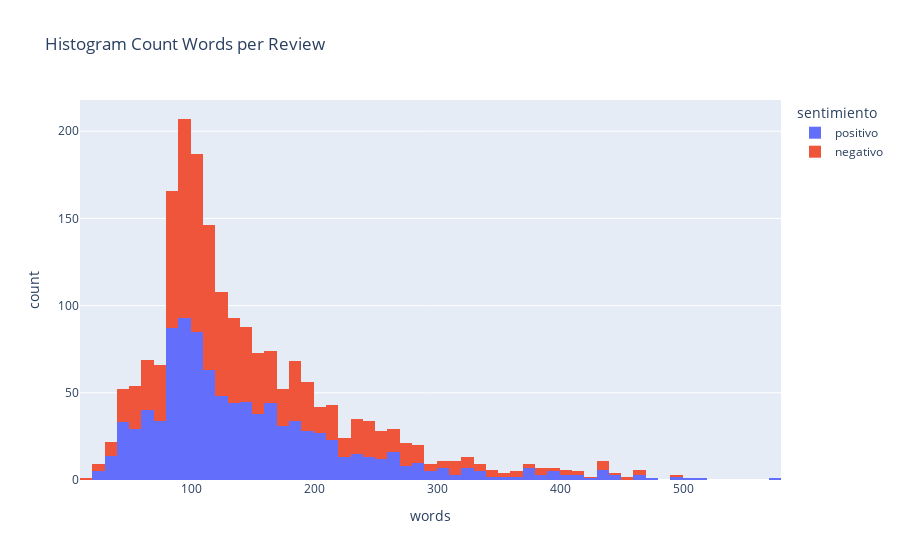

Source (notebook cell):
### Code cell
fig = px.histogram(df, x = 'words', color = 'sentimiento', title = 'Histogram Count Words per Review')
fig.show()

### Figure 1 — Plotly figure (JSON) as saved in the notebook; plotly's stock layout.template omitted (floating-point values rounded to 4 significant figures; data arrays with more than 128 entries replaced by an {"elided": "..."} marker saying what was removed)
{"data": [{"alignmentgroup": "True", "bingroup": "x", "hovertemplate": "sentimiento=positivo<br>words=%{x}<br>count=%{y}<extra></extra>", "legendgroup": "positivo", "marker": {"color": "#636efa", "pattern": {"shape": ""}}, "name": "positivo", "offsetgroup": "positivo", "orientation": "v", "showlegend": true, "type": "histogram", "x": {"elided": "1005 int values"}, "xaxis": "x", "yaxis": "y"}, {"alignmentgroup": "True", "bingroup": "x", "hovertemplate": "sentimiento=negativo<br>words=%{x}<br>count=%{y}<extra></extra>", "legendgroup": "negativo", "marker": {"color": "#EF553B", "pattern": {"shape": ""}}, "name": "negativo", "offsetgroup": "negativo", "orientation": "v", "showlegend": true, "type": "histogram", "x": {"elided": "996 int values"}, "xaxis": "x", "yaxis": "y"}], "layout": {"barmode": "relative", "legend": {"title": {"text": "sentimiento"}, "tracegroupgap": 0}, "title": {"text": "Histogram Count Words per Review"}, "xaxis": {"anchor": "y", "domain": [0, 1], "title": {"text": "words"}}, "yaxis": {"anchor": "x", "domain": [0, 1], "title": {"text": "count"}}}}
